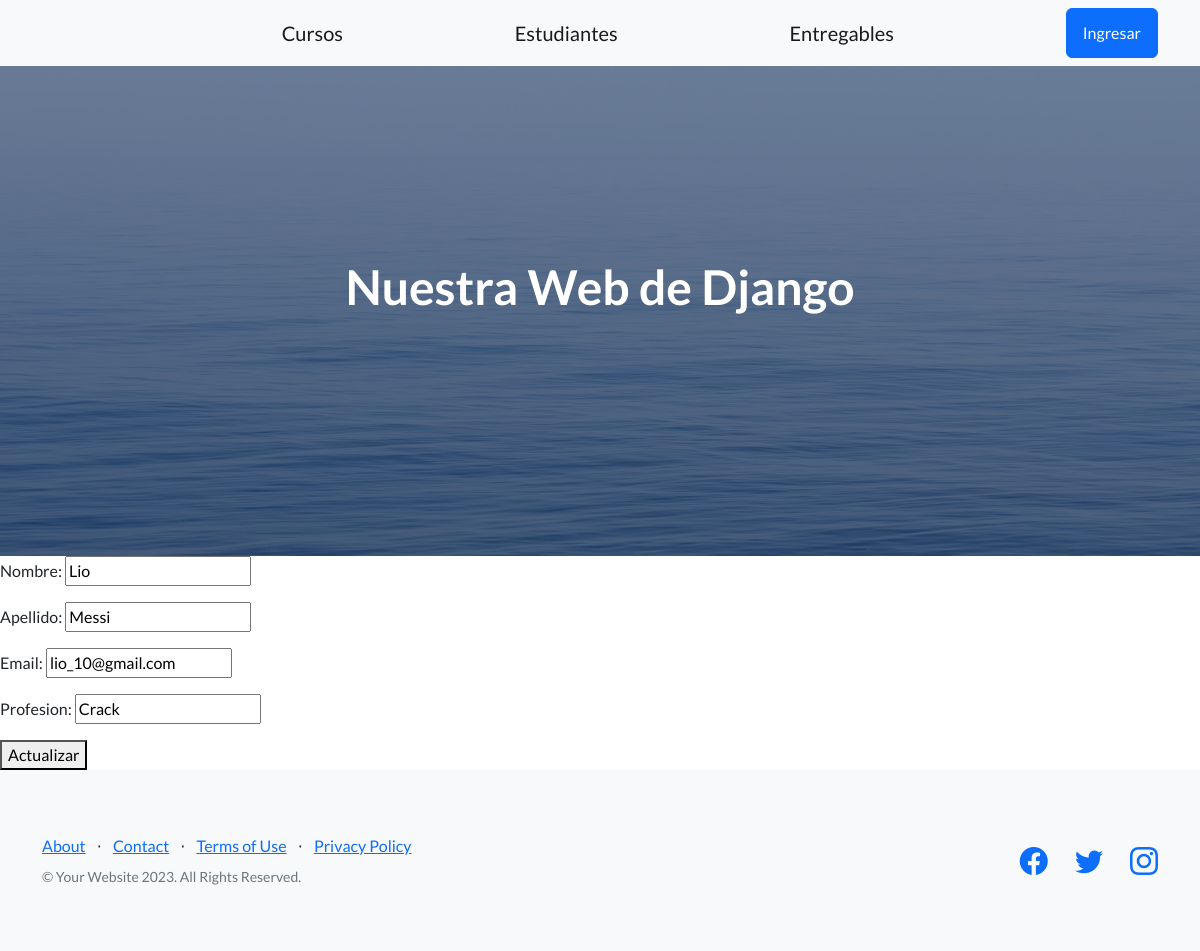
The app's page /app-coder/edita-profesor/1, older data.
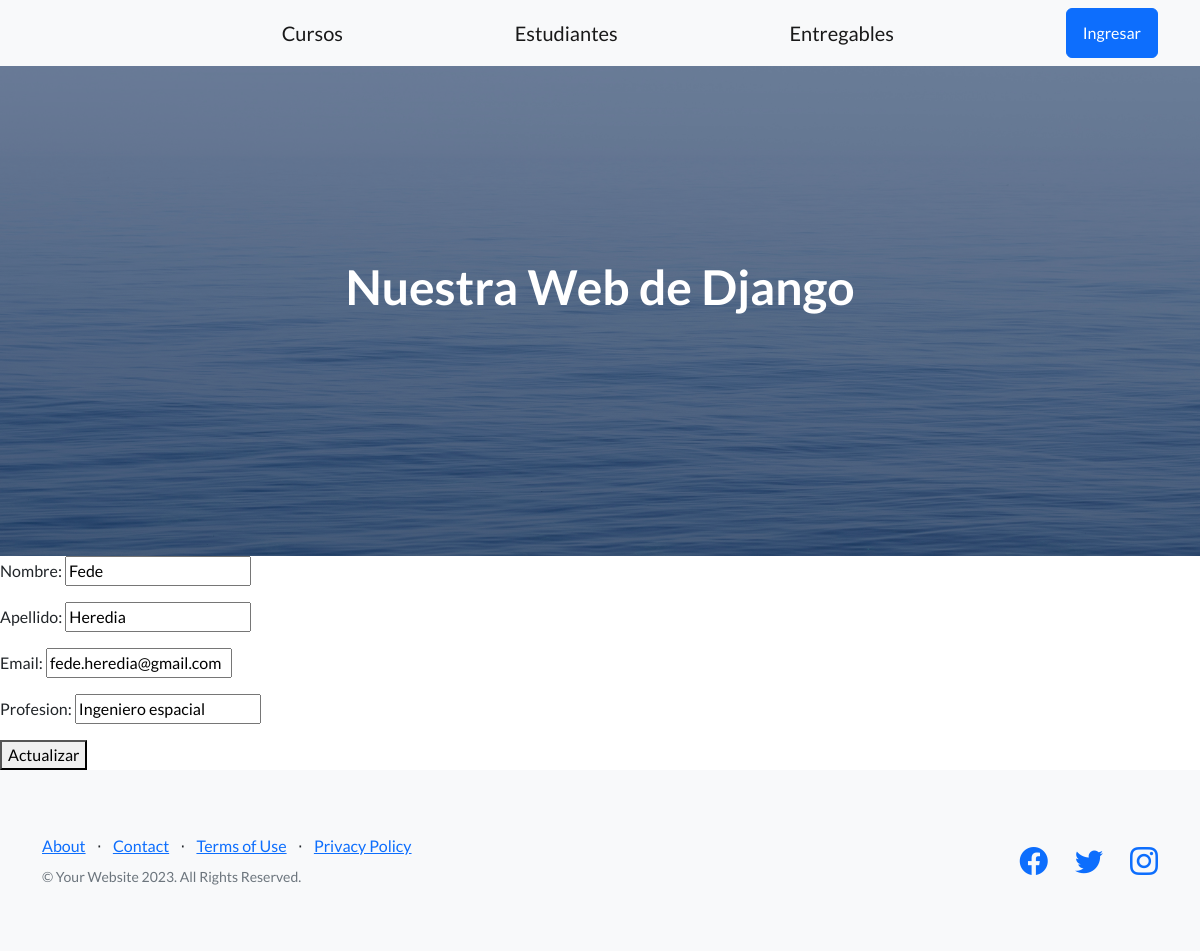
The same page, newer data.
### AppCoder/models.py (models this page shows, shortened)
class Profesor(models.Model):
  nombre = models.CharField(max_length=30)
  apellido = models.CharField(max_length=30)
  email = models.EmailField()
  profesion = models.CharField(max_length=30)
  user_id = models.OneToOneField(User, on_delete=models.CASCADE)
  cursos = models.ManyToManyField(Curso)

### AppCoder/views.py (the view)
# urls.py: path('edita-profesor/<int:id>', editar_profesor, name='EditaProfesor'),
def editar_profesor(req, id):
  if req.method == 'POST':
    miFormulario = ProfesorFormulario(req.POST)
    if miFormulario.is_valid():
      data = miFormulario.cleaned_data
      profesor = Profesor.objects.get(id=id)
      profesor.nombre = data["nombre"]
      profesor.apellido = data["apellido"]
      profesor.email = data["email"]
      profesor.profesion = data["profesion"]
      profesor.save()
      return render(req, "inicio.html", {"message": "Profesor actualizado con éxito"})
    else:
      return render(req, "inicio.html", {"message": "Datos inválidos"})
  else:
    profesor = Profesor.objects.get(id=id)
    miFormulario = ProfesorFormulario(initial={
      "nombre": profesor.nombre,
      "apellido": profesor.apellido,
      "email": profesor.email,
      "profesion": profesor.profesion,
    })
    return render(req, "editar_profesor.html", {"miFormulario": miFormulario, "id": profesor.id})

### AppCoder/forms.py
class ProfesorFormulario(forms.Form):
  nombre = forms.CharField()
  apellido = forms.CharField()
  email = forms.EmailField()
  profesion = forms.CharField()

### AppCoder/templates/editar_profesor.html
{% extends 'padre.html' %}
{% block contenidoQueCambia %}
<form action="{% url 'EditaProfesor' id %}" method="post">{% csrf_token %}
  {{miFormulario.as_p}}
  <button type="submit"> Actualizar </button>
</form>
{% endblock contenidoQueCambia %}

Row changes from the older to the newer data that the page shows:
changed Profesor: nombre "Lio" → "Fede"; apellido "Messi" → "Heredia"; email "lio_10@gmail.com" → "fede.heredia@gmail.com"; profesion "Crack" → "Ingeniero espacial"
